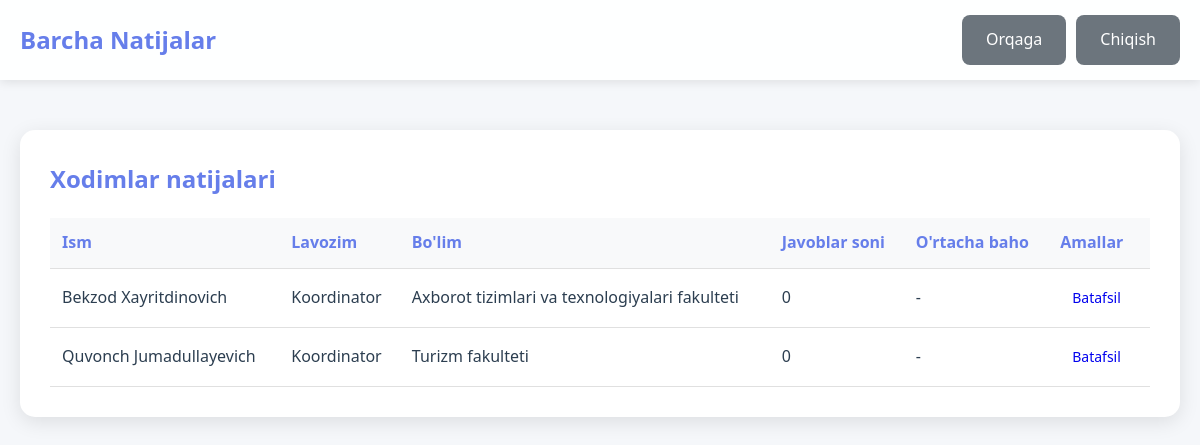
/admin/results.php (signed in), run on the app's committed database.
### tables this page shows
CREATE TABLE employees (
    id INT PRIMARY KEY AUTO_INCREMENT,
    full_name VARCHAR(100) NOT NULL,
    position ENUM('teacher', 'dean', 'coordinator') NOT NULL,
    department_uz VARCHAR(100) NULL COMMENT 'Kafedra nomi (Uzbek)',
    department_ru VARCHAR(100) NULL COMMENT 'Kafedra nomi (Russian)',
    created_at TIMESTAMP DEFAULT CURRENT_TIMESTAMP
);

### includes/functions.php (called while the page is built, shortened)
<?php
function getPositionName($position) {
    $positions = [
        'teacher' => 'O\'qituvchi',
        'dean' => 'Dekan',
        'coordinator' => 'Koordinator'
    ];
    return $positions[$position] ?? $position;
}
?>

### admin/results.php (the view, shortened to what this page needs)
<?php
require_once '../includes/functions.php';
$conn = getDBConnection();
$results_query = "SELECT
    e.id,
    e.full_name,
    e.position,
    e.department_uz,
    COUNT(DISTINCT ss.user_id) as total_responses,
    AVG(sr.rating) as avg_rating
    FROM employees e
    LEFT JOIN survey_submissions ss ON e.id = ss.employee_id
    LEFT JOIN survey_responses sr ON e.id = sr.employee_id AND sr.rating IS NOT NULL
    GROUP BY e.id
    ORDER BY e.position, e.full_name";
$results_result = $conn->query($results_query);
$results = $results_result->fetchAll();
?>
<!DOCTYPE html>
<html lang="uz">
<head>
    <link rel="stylesheet" href="../assets/css/style.css">
</head>
<body>
    <div class="header">
        <div class="container">
            <h1>Barcha Natijalar</h1>
            <div class="user-info">
                <a href="dashboard.php" class="btn btn-secondary">Orqaga</a>
                <a href="../logout.php" class="btn btn-secondary">Chiqish</a>
            </div>
        </div>
    </div>
    <div class="container">
        <div class="admin-section">
            <h2>Xodimlar natijalari</h2>
            <?php if (count($results) > 0): ?>
                <table class="data-table">
                    <thead>
                        <tr>
                            <th>Ism</th>
                            <th>Lavozim</th>
                            <th>Bo'lim</th>
                            <th>Javoblar soni</th>
                            <th>O'rtacha baho</th>
                            <th>Amallar</th>
                        </tr>
                    </thead>
                    <tbody>
                        <?php foreach ($results as $row): ?>
                            <tr>
                                <td><?php echo htmlspecialchars($row['full_name']); ?></td>
                                <td><?php echo getPositionName($row['position']); ?></td>
                                <td><?php echo htmlspecialchars($row['department_uz'] ?? '-'); ?></td>
                                <td><?php echo $row['total_responses']; ?></td>
                                <td>
                                    <?php if ($row['avg_rating']): ?>
                                        <?php echo number_format($row['avg_rating'], 2); ?> / 5.00
                                        <span class="stars-small"><?php echo renderStars(round($row['avg_rating'])); ?></span>
                                    <?php else: ?>
                                        -
                                    <?php endif; ?>
                                </td>
                                <td>
                                    <a href="employee_results.php?id=<?php echo $row['id']; ?>" class="btn btn-small">Batafsil</a>
                                </td>
                            </tr>
                        <?php endforeach; ?>
                    </tbody>
                </table>
            <?php else: ?>
                <div class="alert alert-info">Hozircha natijalar yo'q.</div>
            <?php endif; ?>
        </div>
    </div>
</body>
</html>

### assets/css/style.css (style rules this page uses)
* { margin: 0; padding: 0; box-sizing: border-box; }
body { font-family: "Segoe UI", Tahoma, Geneva, Verdana, sans-serif; background: #f5f7fa; min-height: 100vh; color: #2c3e50; line-height: 1.6; }
.container { max-width: 1200px; margin: 0 auto; padding: 20px; }
.header { background: rgba(255, 255, 255, 0.95); box-shadow: 0 2px 10px rgba(0, 0, 0, 0.1); margin-bottom: 30px; }
.header .container { display: flex; justify-content: space-between; align-items: center; padding: 15px 20px; }
.header h1 { color: #667eea; font-size: 24px; }
.user-info { display: flex; gap: 10px; align-items: center; }
.btn { padding: 12px 24px; border: none; border-radius: 8px; font-size: 16px; cursor: pointer; text-decoration: none; display: inline-block; transition: all 0.3s; font-weight: 500; }
.btn-secondary { background: #6c757d; color: white; }
.btn-small { padding: 6px 12px; font-size: 14px; }
.admin-section { background: white; border-radius: 15px; padding: 30px; margin-bottom: 30px; box-shadow: 0 5px 20px rgba(0, 0, 0, 0.1); }
.admin-section h2 { color: #667eea; margin-bottom: 20px; }
.data-table { width: 100%; border-collapse: collapse; margin-top: 20px; }
.data-table th, .data-table td { padding: 12px; text-align: left; border-bottom: 1px solid #e0e0e0; }
.data-table th { background: #f8f9fa; color: #667eea; font-weight: 600; }

### data on the page
employees: full_name "Bekzod Xayritdinovich", position "Koordinator", department_uz "Axborot tizimlari va texnologiyalari fakulteti", total_responses "0"
employees: full_name "Quvonch Jumadullayevich", position "Koordinator", department_uz "Turizm fakulteti", total_responses "0"
